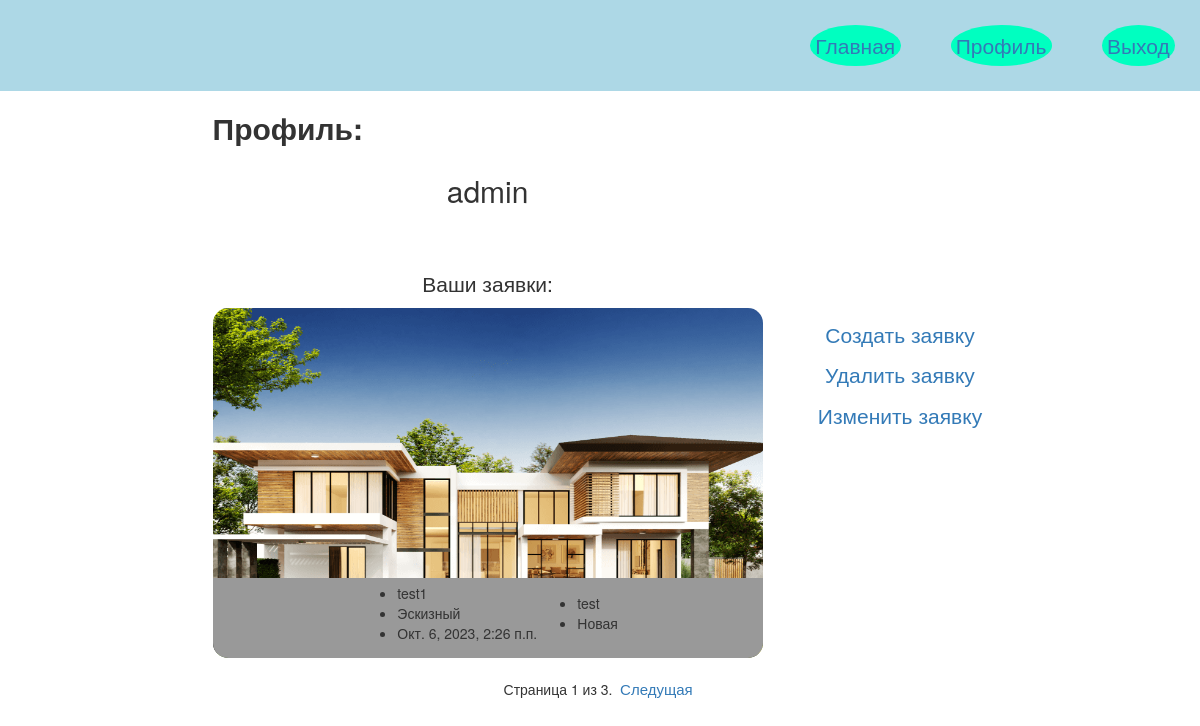
Screenshot of /accounts/profile/ (signed in) with the database file from the repository.
### users/models.py (models this page shows, shortened)
class CustomUser(AbstractUser):
    last_name = models.CharField('Фамилия', max_length=50)
    first_name = models.CharField('Имя', max_length=50)
    patronymic = models.CharField('Отчество', max_length=50, blank=True, null=True)
    username = models.CharField('Логин', max_length=60, unique=True)

### core/models.py (models this page shows, shortened)
class Claim(models.Model):
    title = models.CharField(max_length=50)
    description = models.TextField(max_length=1000)
    category = models.ManyToManyField(Category, help_text='Change your category')
    image = models.ImageField(upload_to='images', null=True, blank=True)
    updated_at = models.DateTimeField(auto_now=True)
    who_created = models.ForeignKey(CustomUser, on_delete=models.CASCADE, default=1)
    STATUS = (
        ('п', 'Принято в работу'),
        ('в', 'Выполнено'),
        ('н', 'Новая'),
    )
    status = models.CharField(max_length=1, choices=STATUS, blank=True, default='н')

class Category(models.Model):
    name = models.CharField(max_length=50)
    def __str__(self):
        return self.name
    class Meta:
        verbose_name_plural = 'Categories'

### users/views.py (the view)
# urls.py: path('profile/', views.ClaimListView.as_view(), name='profile'),
class ClaimListView(LoginRequiredMixin, generic.ListView):
    model = Claim
    template_name = 'users/profile.html'
    context_object_name = 'claims'
    paginate_by = 1
    def get_queryset(self):
        user = self.request.user
        queryset = Claim.objects.filter(who_created=user)
        return queryset

### templates/users/profile.html (shortened to what this page needs)
{% extends 'base_generic.html' %}
{% block content %}
    <div style="display: flex; flex-direction: row; gap: 50px">
        <div>
             <div>
                <div>
                    <h2><strong>Профиль: </strong></h2>
                </div>
                <div>
                    <h2>{{ user.username }}</h2>
                </div>
            </div>
            <div>
                <p style="font-size: 2.1rem;">Ваши заявки: </p>
                {% if claims %}
                    {% for claim in claims %}
                        <div class="card">
                            <img src="{% if claim.image %}{{ claim.image.url }}{% else %}../media/images/nophoto.jpg{% endif %}" alt="(" class="card-image"/>
                            <div style="display: flex; flex-direction: row;">
                                <ul>
                                    <li>{{ claim.title }}</li>
                                    <li>{{ claim.category.all|join:", " }}</li>
                                    <li>{{ claim.updated_at }}</li>
                                </ul>
                                <ul>
                                    <li>{{ claim.description }}</li>
                                    {% if claim.status == 'в'  %}
                                        <li>Выполнено</li>
                                    {% elif claim.status == 'н' %}
                                        <li>Новая</li>
                                    {% elif claim.status == 'п' %}
                                        <li>Принято в работу</li>
                                    {% endif %}
                                </ul>
                            </div>
                        </div>
                    {% endfor %}
                {% else %}
                    <p>Тут ничего</p>
                {% endif %}
            </div>
        </div>
        <div>
            <a href="{% url 'create_claim' %}">Создать заявку</a>
            <a href="{% url 'delete_claim' %}">Удалить заявку</a>
            {% if request.user.is_staff %}
                <a href="{% url 'update_list' %}">Изменить заявку</a>
            {% endif %}
        </div>
    </div>
{% endblock %}

### core/static/core/css/style.css (style rules this page uses)
.header-nav nav a, a { font-size: 2.1rem; background-color: #00FFC0; border-radius: 50%; padding: 0.25em; }
body div:nth-child(2) { display: flex; justify-content: center; align-items: center; flex-direction: column; }
.card-image { width: 550px; height: 350px; border-radius: 15px; z-index: 1; position: relative; }
.card > div { background-color: #999999; border-bottom-left-radius: 15px; border-bottom-right-radius: 15px; margin-top: -80px; z-index: 2; position: relative; width: 550px; height: 80px; }

### rows the page displays
CustomUser: username "admin"
Claim: image (picture), title "test1", category.all "Эскизный", updated_at "Окт. 6, 2023, 2:26 п.п.", description "test", status "Новая"

### other values shown
{{ page_obj.number }} "1"
{{ page_obj.paginator.num_pages }} "3"
